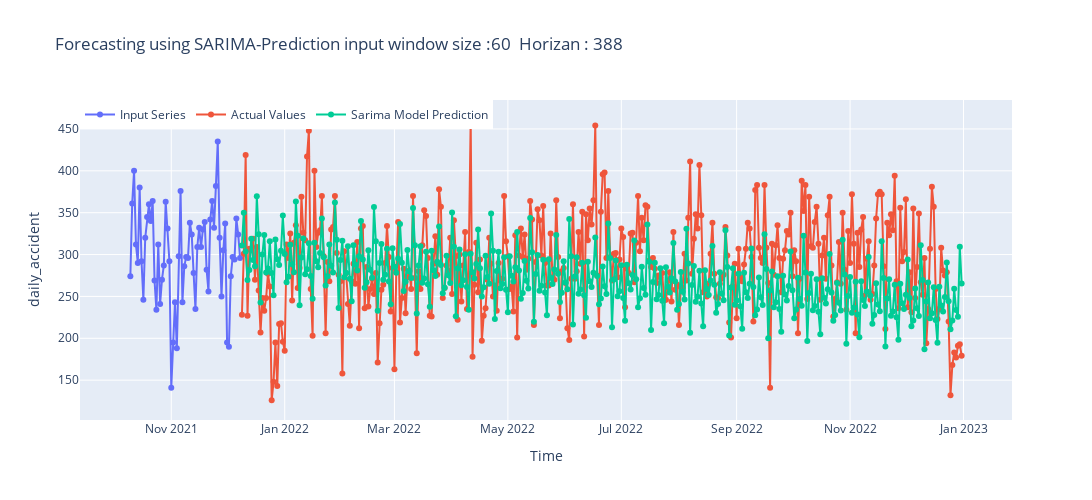
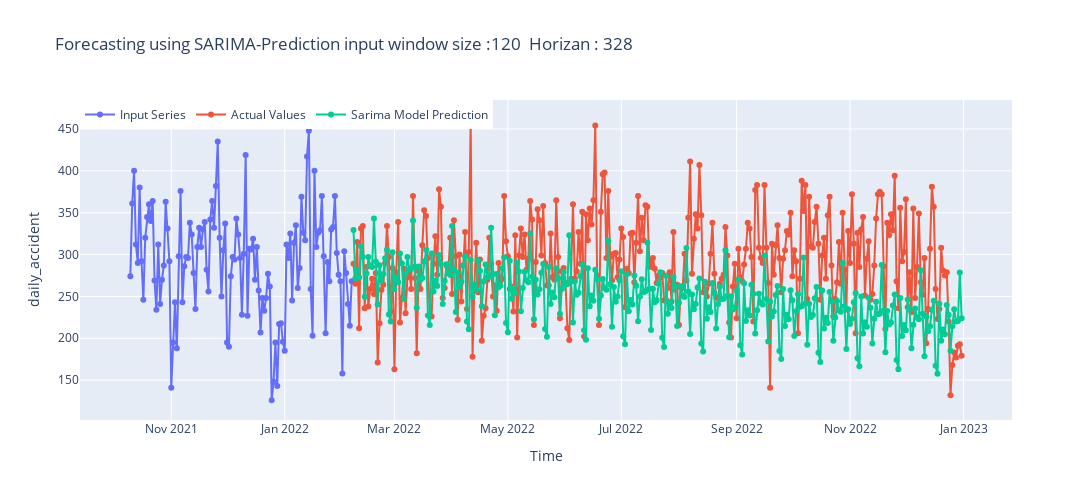
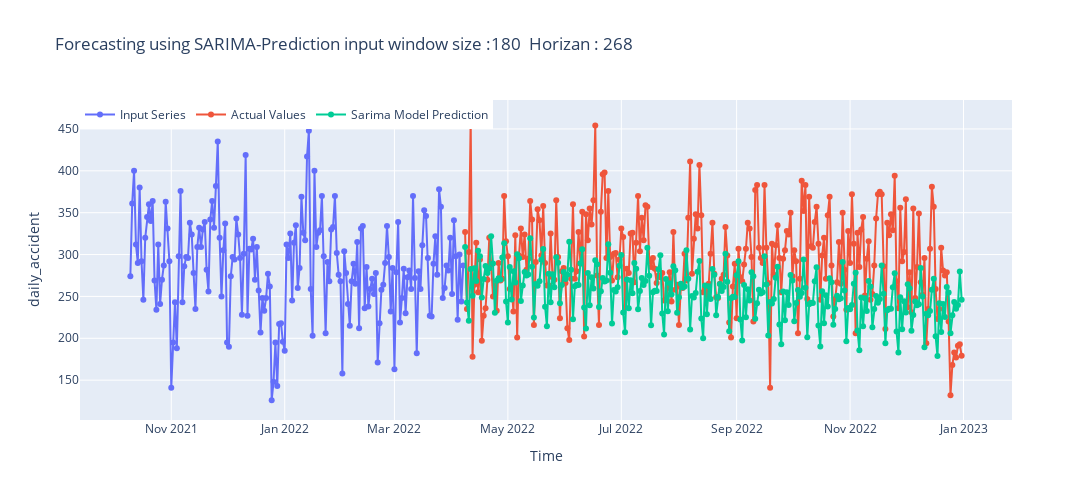
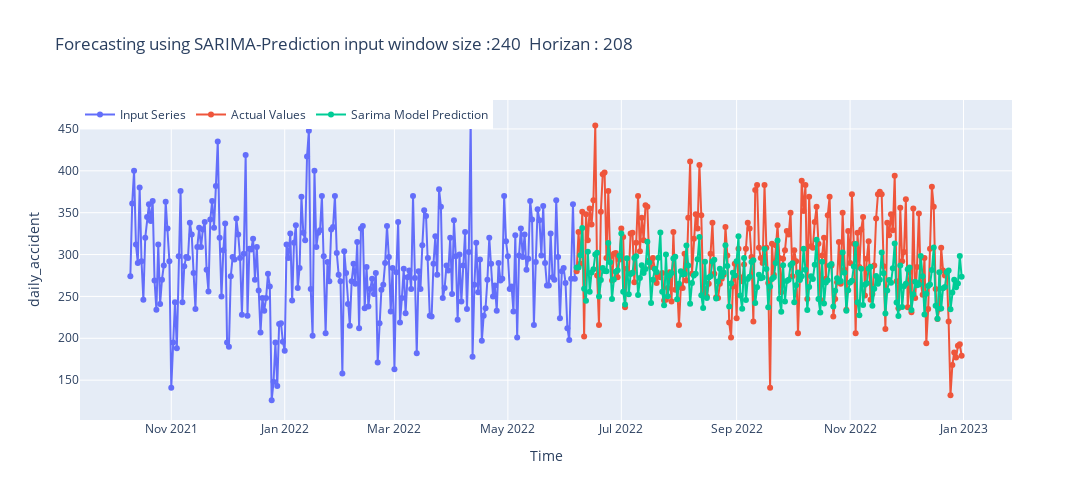

The code cell stored with these charts, in order, in its notebook:
### Markdown cell above
## **Step 11 : Evaluation of the SARIMA Model**

### Code cell
evaluation_sarima_df = evaluation_of_model_sarima_Model(trained_model_file_name,
                                                    ts_test=ts_test,
                                                    ts_train=ts_train)

### Figure 1 — Plotly figure (JSON) as saved in the notebook; plotly's stock layout.template omitted (floating-point values rounded to 4 significant figures; data arrays with more than 128 entries replaced by an {"elided": "..."} marker saying what was removed)
{"data": [{"mode": "lines+markers", "name": "Input Series", "type": "scatter", "x": ["2021-10-10T00:00:00", "2021-10-11T00:00:00", "2021-10-12T00:00:00", "2021-10-13T00:00:00", "2021-10-14T00:00:00", "2021-10-15T00:00:00", "2021-10-16T00:00:00", "2021-10-17T00:00:00", "2021-10-18T00:00:00", "2021-10-19T00:00:00", "2021-10-20T00:00:00", "2021-10-21T00:00:00", "2021-10-22T00:00:00", "2021-10-23T00:00:00", "2021-10-24T00:00:00", "2021-10-25T00:00:00", "2021-10-26T00:00:00", "2021-10-27T00:00:00", "2021-10-28T00:00:00", "2021-10-29T00:00:00", "2021-10-30T00:00:00", "2021-10-31T00:00:00", "2021-11-01T00:00:00", "2021-11-02T00:00:00", "2021-11-03T00:00:00", "2021-11-04T00:00:00", "2021-11-05T00:00:00", "2021-11-06T00:00:00", "2021-11-07T00:00:00", "2021-11-08T00:00:00", "2021-11-09T00:00:00", "2021-11-10T00:00:00", "2021-11-11T00:00:00", "2021-11-12T00:00:00", "2021-11-13T00:00:00", "2021-11-14T00:00:00", "2021-11-15T00:00:00", "2021-11-16T00:00:00", "2021-11-17T00:00:00", "2021-11-18T00:00:00", "2021-11-19T00:00:00", "2021-11-20T00:00:00", "2021-11-21T00:00:00", "2021-11-22T00:00:00", "2021-11-23T00:00:00", "2021-11-24T00:00:00", "2021-11-25T00:00:00", "2021-11-26T00:00:00", "2021-11-27T00:00:00", "2021-11-28T00:00:00", "2021-11-29T00:00:00", "2021-11-30T00:00:00", "2021-12-01T00:00:00", "2021-12-02T00:00:00", "2021-12-03T00:00:00", "2021-12-04T00:00:00", "2021-12-05T00:00:00", "2021-12-06T00:00:00", "2021-12-07T00:00:00", "2021-12-08T00:00:00"], "y": [274, 361, 400, 312, 290, 380, 292, 246, 320, 345, 360, 340, 364, 269, 234, 312, 241, 270, 287, 363, 331, 292, 141, 195, 243, 188, 298, 376, 243, 286, 297, 296, 338, 324, 278, 235, 309, 332, 309, 330, 339, 282, 256, 342, 364, 332, 382, 435, 320, 250, 305, 337, 195, 190, 274, 297, 294, 343, 324, 296]}, {"mode": "lines+markers", "name": "Actual Values", "type": "scatter", "x": {"elided": "388 str values"}, "y": {"elided": "388 int values"}}, {"mode": "lines+markers", "name": "Sarima Model Prediction", "type": "scatter", "x": {"elided": "388 str values"}, "y": {"elided": "388 float values"}}], "layout": {"height": 500, "legend": {"orientation": "h", "traceorder": "normal", "x": 0, "y": 1}, "title": {"text": "Forecasting using SARIMA-Prediction\ninput window size :60\n Horizan : 388"}, "width": 1500, "xaxis": {"autorange": true, "range": ["2021-09-13 14:42:12.1652", "2023-01-26 09:17:47.8348"], "title": {"text": "Time"}, "type": "date"}, "yaxis": {"autorange": true, "range": [102.4, 484.6], "title": {"text": "daily_accident"}, "type": "linear"}}}

### Figure 2 — Plotly figure (JSON) as saved in the notebook; plotly's stock layout.template omitted (floating-point values rounded to 4 significant figures; data arrays with more than 128 entries replaced by an {"elided": "..."} marker saying what was removed)
{"data": [{"mode": "lines+markers", "name": "Input Series", "type": "scatter", "x": ["2021-10-10T00:00:00", "2021-10-11T00:00:00", "2021-10-12T00:00:00", "2021-10-13T00:00:00", "2021-10-14T00:00:00", "2021-10-15T00:00:00", "2021-10-16T00:00:00", "2021-10-17T00:00:00", "2021-10-18T00:00:00", "2021-10-19T00:00:00", "2021-10-20T00:00:00", "2021-10-21T00:00:00", "2021-10-22T00:00:00", "2021-10-23T00:00:00", "2021-10-24T00:00:00", "2021-10-25T00:00:00", "2021-10-26T00:00:00", "2021-10-27T00:00:00", "2021-10-28T00:00:00", "2021-10-29T00:00:00", "2021-10-30T00:00:00", "2021-10-31T00:00:00", "2021-11-01T00:00:00", "2021-11-02T00:00:00", "2021-11-03T00:00:00", "2021-11-04T00:00:00", "2021-11-05T00:00:00", "2021-11-06T00:00:00", "2021-11-07T00:00:00", "2021-11-08T00:00:00", "2021-11-09T00:00:00", "2021-11-10T00:00:00", "2021-11-11T00:00:00", "2021-11-12T00:00:00", "2021-11-13T00:00:00", "2021-11-14T00:00:00", "2021-11-15T00:00:00", "2021-11-16T00:00:00", "2021-11-17T00:00:00", "2021-11-18T00:00:00", "2021-11-19T00:00:00", "2021-11-20T00:00:00", "2021-11-21T00:00:00", "2021-11-22T00:00:00", "2021-11-23T00:00:00", "2021-11-24T00:00:00", "2021-11-25T00:00:00", "2021-11-26T00:00:00", "2021-11-27T00:00:00", "2021-11-28T00:00:00", "2021-11-29T00:00:00", "2021-11-30T00:00:00", "2021-12-01T00:00:00", "2021-12-02T00:00:00", "2021-12-03T00:00:00", "2021-12-04T00:00:00", "2021-12-05T00:00:00", "2021-12-06T00:00:00", "2021-12-07T00:00:00", "2021-12-08T00:00:00", "2021-12-09T00:00:00", "2021-12-10T00:00:00", "2021-12-11T00:00:00", "2021-12-12T00:00:00", "2021-12-13T00:00:00", "2021-12-14T00:00:00", "2021-12-15T00:00:00", "2021-12-16T00:00:00", "2021-12-17T00:00:00", "2021-12-18T00:00:00", "2021-12-19T00:00:00", "2021-12-20T00:00:00", "2021-12-21T00:00:00", "2021-12-22T00:00:00", "2021-12-23T00:00:00", "2021-12-24T00:00:00", "2021-12-25T00:00:00", "2021-12-26T00:00:00", "2021-12-27T00:00:00", "2021-12-28T00:00:00", "2021-12-29T00:00:00", "2021-12-30T00:00:00", "2021-12-31T00:00:00", "2022-01-01T00:00:00", "2022-01-02T00:00:00", "2022-01-03T00:00:00", "2022-01-04T00:00:00", "2022-01-05T00:00:00", "2022-01-06T00:00:00", "2022-01-07T00:00:00", "2022-01-08T00:00:00", "2022-01-09T00:00:00", "2022-01-10T00:00:00", "2022-01-11T00:00:00", "2022-01-12T00:00:00", "2022-01-13T00:00:00", "2022-01-14T00:00:00", "2022-01-15T00:00:00", "2022-01-16T00:00:00", "2022-01-17T00:00:00", "2022-01-18T00:00:00", "2022-01-19T00:00:00", "2022-01-20T00:00:00", "2022-01-21T00:00:00", "2022-01-22T00:00:00", "2022-01-23T00:00:00", "2022-01-24T00:00:00", "2022-01-25T00:00:00", "2022-01-26T00:00:00", "2022-01-27T00:00:00", "2022-01-28T00:00:00", "2022-01-29T00:00:00", "2022-01-30T00:00:00", "2022-01-31T00:00:00", "2022-02-01T00:00:00", "2022-02-02T00:00:00", "2022-02-03T00:00:00", "2022-02-04T00:00:00", "2022-02-05T00:00:00", "2022-02-06T00:00:00"], "y": [274, 361, 400, 312, 290, 380, 292, 246, 320, 345, 360, 340, 364, 269, 234, 312, 241, 270, 287, 363, 331, 292, 141, 195, 243, 188, 298, 376, 243, 286, 297, 296, 338, 324, 278, 235, 309, 332, 309, 330, 339, 282, 256, 342, 364, 332, 382, 435, 320, 250, 305, 337, 195, 190, 274, 297, 294, 343, 324, 296, 228, 301, 419, 227, 307, 306, 319, 270, 309, 257, 207, 248, 233, 248, 277, 262, 126, 148, 195, 143, 217, 218, 196, 185, 312, 296, 325, 245, 314, 335, 260, 284, 369, 326, 317, 417, 448, 259, 203, 400, 309, 326, 329, 370, 298, 206, 291, 268, 330, 333, 370, 302, 276, 268, 158, 304, 278, 241, 215, 268]}, {"mode": "lines+markers", "name": "Actual Values", "type": "scatter", "x": {"elided": "328 str values"}, "y": {"elided": "328 int values"}}, {"mode": "lines+markers", "name": "Sarima Model Prediction", "type": "scatter", "x": {"elided": "328 str values"}, "y": {"elided": "328 float values"}}], "layout": {"height": 500, "legend": {"orientation": "h", "traceorder": "normal", "x": 0, "y": 1}, "title": {"text": "Forecasting using SARIMA-Prediction\ninput window size :120\n Horizan : 328"}, "width": 1500, "xaxis": {"autorange": true, "range": ["2021-09-13 14:42:12.1652", "2023-01-26 09:17:47.8348"], "title": {"text": "Time"}, "type": "date"}, "yaxis": {"autorange": true, "range": [102.4, 484.6], "title": {"text": "daily_accident"}, "type": "linear"}}}

### Figure 3 — Plotly figure (JSON) as saved in the notebook; plotly's stock layout.template omitted (floating-point values rounded to 4 significant figures; data arrays with more than 128 entries replaced by an {"elided": "..."} marker saying what was removed)
{"data": [{"mode": "lines+markers", "name": "Input Series", "type": "scatter", "x": {"elided": "180 str values"}, "y": {"elided": "180 int values"}}, {"mode": "lines+markers", "name": "Actual Values", "type": "scatter", "x": {"elided": "268 str values"}, "y": {"elided": "268 int values"}}, {"mode": "lines+markers", "name": "Sarima Model Prediction", "type": "scatter", "x": {"elided": "268 str values"}, "y": {"elided": "268 float values"}}], "layout": {"height": 500, "legend": {"orientation": "h", "traceorder": "normal", "x": 0, "y": 1}, "title": {"text": "Forecasting using SARIMA-Prediction\ninput window size :180\n Horizan : 268"}, "width": 1500, "xaxis": {"autorange": true, "range": ["2021-09-13 14:42:12.1652", "2023-01-26 09:17:47.8348"], "title": {"text": "Time"}, "type": "date"}, "yaxis": {"autorange": true, "range": [102.4, 484.6], "title": {"text": "daily_accident"}, "type": "linear"}}}

### Figure 4 — Plotly figure (JSON) as saved in the notebook; plotly's stock layout.template omitted (floating-point values rounded to 4 significant figures; data arrays with more than 128 entries replaced by an {"elided": "..."} marker saying what was removed)
{"data": [{"mode": "lines+markers", "name": "Input Series", "type": "scatter", "x": {"elided": "240 str values"}, "y": {"elided": "240 int values"}}, {"mode": "lines+markers", "name": "Actual Values", "type": "scatter", "x": {"elided": "208 str values"}, "y": {"elided": "208 int values"}}, {"mode": "lines+markers", "name": "Sarima Model Prediction", "type": "scatter", "x": {"elided": "208 str values"}, "y": {"elided": "208 float values"}}], "layout": {"height": 500, "legend": {"orientation": "h", "traceorder": "normal", "x": 0, "y": 1}, "title": {"text": "Forecasting using SARIMA-Prediction\ninput window size :240\n Horizan : 208"}, "width": 1500, "xaxis": {"autorange": true, "range": ["2021-09-13 14:42:12.1652", "2023-01-26 09:17:47.8348"], "title": {"text": "Time"}, "type": "date"}, "yaxis": {"autorange": true, "range": [102.4, 484.6], "title": {"text": "daily_accident"}, "type": "linear"}}}
